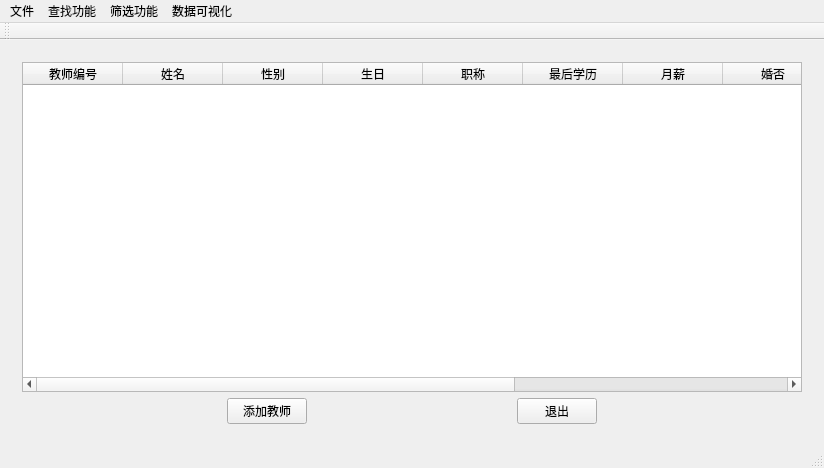
<?xml version="1.0" encoding="UTF-8"?>
<ui version="4.0">
 <class>MainWindow</class>
 <widget class="QMainWindow" name="MainWindow">
  <property name="geometry">
   <rect>
    <x>0</x>
    <y>0</y>
    <width>824</width>
    <height>468</height>
   </rect>
  </property>
  <property name="windowTitle">
   <string>MainWindow</string>
  </property>
  <property name="styleSheet">
   <string notr="true"/>
  </property>
  <widget class="QWidget" name="centralWidget">
   <layout class="QVBoxLayout" name="verticalLayout">
    <item>
     <widget class="QStackedWidget" name="stackedWidget">
      <property name="styleSheet">
       <string notr="true">#MainWindow{border-image:url(:/background/mainWindow.jpg)}
</string>
      </property>
      <property name="currentIndex">
       <number>0</number>
      </property>
      <widget class="QWidget" name="pageTeacher">
       <layout class="QVBoxLayout" name="verticalLayout_2">
        <item>
         <widget class="QTableWidget" name="tableWidgetTeacher">
          <property name="sizePolicy">
           <sizepolicy hsizetype="Expanding" vsizetype="Expanding">
            <horstretch>0</horstretch>
            <verstretch>0</verstretch>
           </sizepolicy>
          </property>
          <property name="styleSheet">
           <string notr="true">font: 16pt &quot;楷体&quot;;</string>
          </property>
          <column>
           <property name="text">
            <string>教师编号</string>
           </property>
          </column>
          <column>
           <property name="text">
            <string>姓名</string>
           </property>
          </column>
          <column>
           <property name="text">
            <string>性别</string>
           </property>
          </column>
          <column>
           <property name="text">
            <string>生日</string>
           </property>
          </column>
          <column>
           <property name="text">
            <string>职称</string>
           </property>
          </column>
          <column>
           <property name="text">
            <string>最后学历</string>
           </property>
          </column>
          <column>
           <property name="text">
            <string>月薪</string>
           </property>
          </column>
          <column>
           <property name="text">
            <string>婚否</string>
           </property>
          </column>
          <column>
           <property name="text">
            <string>操作</string>
           </property>
          </column>
          <column>
           <property name="text">
            <string>操作</string>
           </property>
          </column>
          <column>
           <property name="text">
            <string>操作</string>
           </property>
          </column>
         </widget>
        </item>
        <item>
         <layout class="QHBoxLayout" name="horizontalLayout">
          <item>
           <spacer name="horizontalSpacer_2">
            <property name="orientation">
             <enum>Qt::Orientation::Horizontal</enum>
            </property>
            <property name="sizeHint" stdset="0">
             <size>
              <width>40</width>
              <height>20</height>
             </size>
            </property>
           </spacer>
          </item>
          <item>
           <widget class="QPushButton" name="pushButtonAddTeacher">
            <property name="styleSheet">
             <string notr="true">font: 16pt &quot;楷体&quot;;</string>
            </property>
            <property name="text">
             <string>添加教师</string>
            </property>
           </widget>
          </item>
          <item>
           <spacer name="horizontalSpacer_4">
            <property name="orientation">
             <enum>Qt::Orientation::Horizontal</enum>
            </property>
            <property name="sizeHint" stdset="0">
             <size>
              <width>40</width>
              <height>20</height>
             </size>
            </property>
           </spacer>
          </item>
          <item>
           <widget class="QPushButton" name="pushButtonExit">
            <property name="styleSheet">
             <string notr="true">font: 16pt &quot;楷体&quot;;</string>
            </property>
            <property name="text">
             <string>退出</string>
            </property>
           </widget>
          </item>
          <item>
           <spacer name="horizontalSpacer_5">
            <property name="orientation">
             <enum>Qt::Orientation::Horizontal</enum>
            </property>
            <property name="sizeHint" stdset="0">
             <size>
              <width>40</width>
              <height>20</height>
             </size>
            </property>
           </spacer>
          </item>
         </layout>
        </item>
       </layout>
      </widget>
      <widget class="QWidget" name="pageCourse">
       <layout class="QVBoxLayout" name="verticalLayout_3">
        <item>
         <widget class="QTableWidget" name="tableWidgetCourse">
          <property name="styleSheet">
           <string notr="true">font: 16pt &quot;楷体&quot;;</string>
          </property>
          <column>
           <property name="text">
            <string>课程编号</string>
           </property>
          </column>
          <column>
           <property name="text">
            <string>课程名称</string>
           </property>
          </column>
          <column>
           <property name="text">
            <string>课时</string>
           </property>
          </column>
          <column>
           <property name="text">
            <string>学分</string>
           </property>
          </column>
          <column>
           <property name="text">
            <string>教室</string>
           </property>
          </column>
          <column>
           <property name="text">
            <string>班级</string>
           </property>
          </column>
          <column>
           <property name="text">
            <string>学期</string>
           </property>
          </column>
          <column>
           <property name="text">
            <string>操作</string>
           </property>
          </column>
          <column>
           <property name="text">
            <string>操作</string>
           </property>
          </column>
         </widget>
        </item>
        <item>
         <layout class="QHBoxLayout" name="horizontalLayout_2">
          <item>
           <spacer name="horizontalSpacer_7">
            <property name="orientation">
             <enum>Qt::Orientation::Horizontal</enum>
            </property>
            <property name="sizeHint" stdset="0">
             <size>
              <width>40</width>
              <height>20</height>
             </size>
            </property>
           </spacer>
          </item>
          <item>
           <widget class="QPushButton" name="pushButtonAddCourse">
            <property name="styleSheet">
             <string notr="true">font: 16pt &quot;楷体&quot;;</string>
            </property>
            <property name="text">
             <string>添加课程</string>
            </property>
           </widget>
          </item>
          <item>
           <spacer name="horizontalSpacer_6">
            <property name="orientation">
             <enum>Qt::Orientation::Horizontal</enum>
            </property>
            <property name="sizeHint" stdset="0">
             <size>
              <width>40</width>
              <height>20</height>
             </size>
            </property>
           </spacer>
          </item>
          <item>
           <widget class="QPushButton" name="pushButtonBack">
            <property name="styleSheet">
             <string notr="true">font: 16pt &quot;楷体&quot;;</string>
            </property>
            <property name="text">
             <string>返回</string>
            </property>
           </widget>
          </item>
          <item>
           <spacer name="horizontalSpacer_8">
            <property name="orientation">
             <enum>Qt::Orientation::Horizontal</enum>
            </property>
            <property name="sizeHint" stdset="0">
             <size>
              <width>40</width>
              <height>20</height>
             </size>
            </property>
           </spacer>
          </item>
         </layout>
        </item>
       </layout>
      </widget>
     </widget>
    </item>
   </layout>
  </widget>
  <widget class="QToolBar" name="mainToolBar">
   <attribute name="toolBarArea">
    <enum>TopToolBarArea</enum>
   </attribute>
   <attribute name="toolBarBreak">
    <bool>false</bool>
   </attribute>
  </widget>
  <widget class="QStatusBar" name="statusBar"/>
  <widget class="QMenuBar" name="menuBar">
   <property name="geometry">
    <rect>
     <x>0</x>
     <y>0</y>
     <width>824</width>
     <height>18</height>
    </rect>
   </property>
   <widget class="QMenu" name="menu">
    <property name="title">
     <string>文件</string>
    </property>
    <addaction name="actionFileOpen"/>
    <addaction name="actionFileSave"/>
    <addaction name="actionFileSaveAs"/>
   </widget>
   <widget class="QMenu" name="menu_2">
    <property name="title">
     <string>查找功能</string>
    </property>
    <addaction name="actionSearch"/>
   </widget>
   <widget class="QMenu" name="menu_3">
    <property name="title">
     <string>筛选功能</string>
    </property>
    <addaction name="actionGenderFilter"/>
    <addaction name="actionMarriageFilter"/>
   </widget>
   <widget class="QMenu" name="menu_4">
    <property name="title">
     <string>数据可视化</string>
    </property>
   </widget>
   <addaction name="menu"/>
   <addaction name="menu_2"/>
   <addaction name="menu_3"/>
   <addaction name="menu_4"/>
  </widget>
  <action name="actionFileOpen">
   <property name="text">
    <string>打开...</string>
   </property>
  </action>
  <action name="actionFileSave">
   <property name="text">
    <string>保存</string>
   </property>
  </action>
  <action name="actionFileSaveAs">
   <property name="text">
    <string>另存为...</string>
   </property>
  </action>
  <action name="actionSearch">
   <property name="text">
    <string>查找教师...</string>
   </property>
  </action>
  <action name="actionGenderFilter">
   <property name="text">
    <string>性别...</string>
   </property>
  </action>
  <action name="actionMarriageFilter">
   <property name="text">
    <string>婚否...</string>
   </property>
  </action>
 </widget>
 <layoutdefault spacing="6" margin="11"/>
 <resources/>
 <connections/>
</ui>
